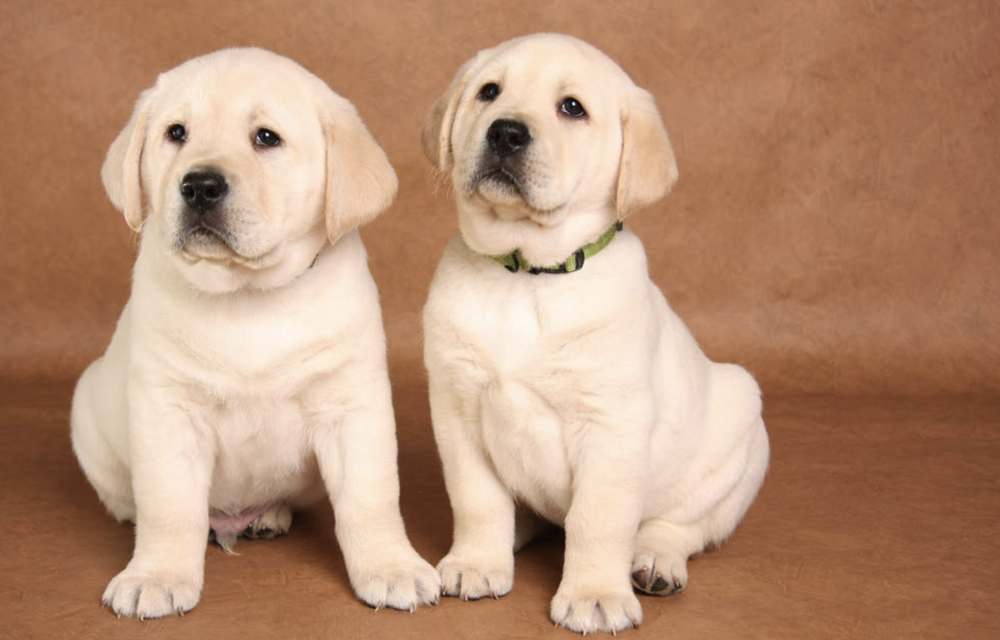
%> input picture Convolution_neural_networks/puppies.png, 1000 x 640 px
$ octave segmentation.m   (GNU Octave 9; MATLAB toolbox functions it lacks are replaced by stand-ins)
%> lines starting %> are read from the running program, lines starting %| are printed output that depends on the picture
img = imread('./puppies.png');
%> img is the input picture: size 640x1000x3 uint8; mean R, G, B 184.8, 145.6, 119.2
subplot(2,3,1);
imshow(img);
C = makecform('srgb2lab'); %change format
img_lab = applycform(img, C);
%> img_lab: size 640x1000x3 uint8; mean of channels 1, 2, 3 161.2, 141.2, 148.7

ab = double(img_lab(:,:,2:3));  % fetch components a and b
nrows = size(ab,1);
%> nrows = 640
ncols = size(ab,2);
%> ncols = 1000
ab = reshape(ab, nrows*ncols,2);

nColors = 3;
[cluster_idx, cluster_center] = kmeans(ab, nColors, 'distance', 'sqEuclidean', 'Replicates', 3);
%> cluster_center = [146.6 154.3; 136.1 144.9; 133.3 139.2]
pixel_labels = reshape(cluster_idx, nrows, ncols);
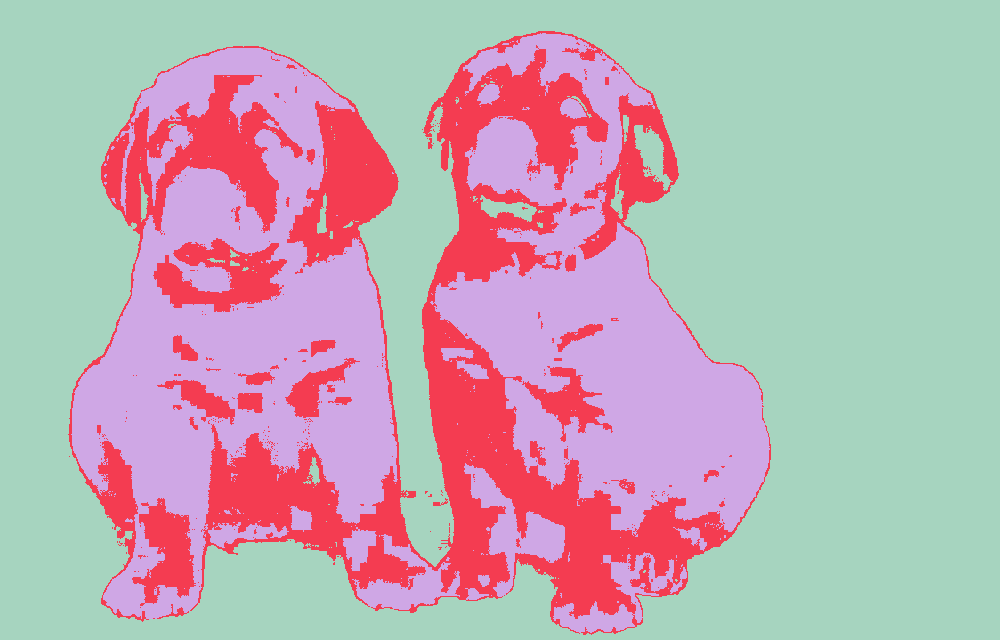
%> pixel_labels: size 640x1000 double; 3 distinct labels, from 1 to 3; one colour per label, 0 black
subplot(2,3,2);
imshow(pixel_labels, []), title('Result of Cluster');

%show different regions
segmented_images = cell(1,3);
rgb_label = repmat(pixel_labels, [1 1 3]);
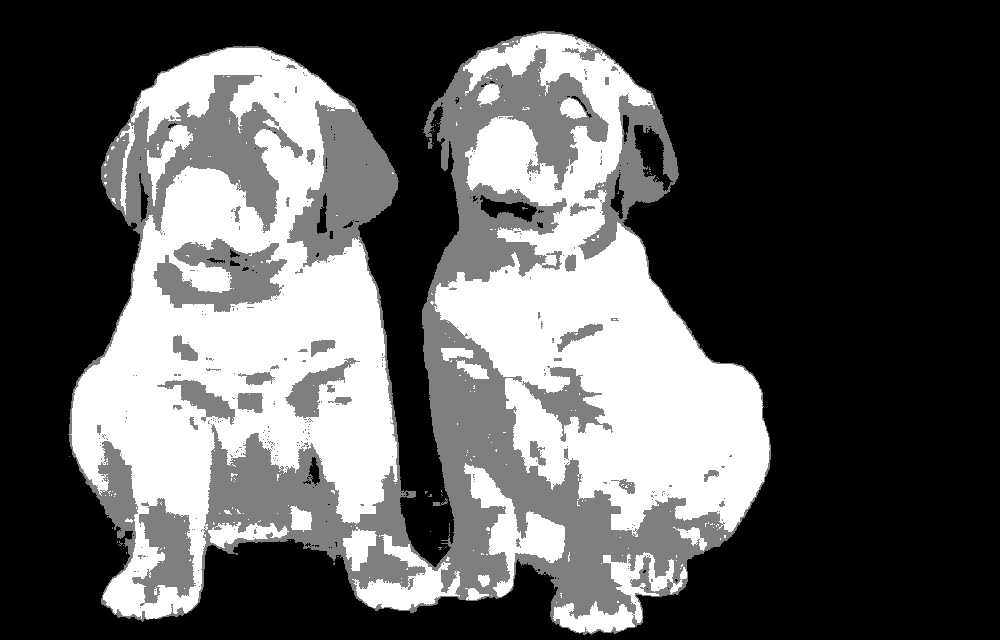
%> rgb_label: size 640x1000x3 double; min 1, max 3, mean 1.71; drawn with min black and max white

for k = 1 : nColors
    color = img;
    color(rgb_label ~= k) = 0;
    segmented_images{k} = color;
end
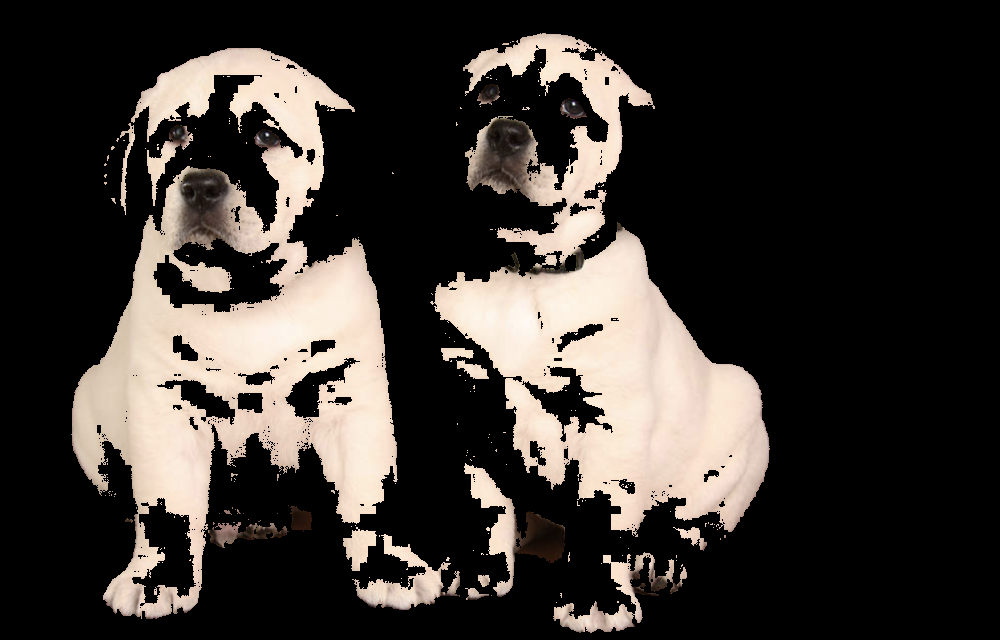
%> color: size 640x1000x3 uint8; mean R, G, B 59.4, 54.1, 49.6
%> after the loop, segmented_images = 3 items

subplot(2,3,3);
imshow(segmented_images{1}), title('region1');
%> after `imshow(segmented_images{1})`:
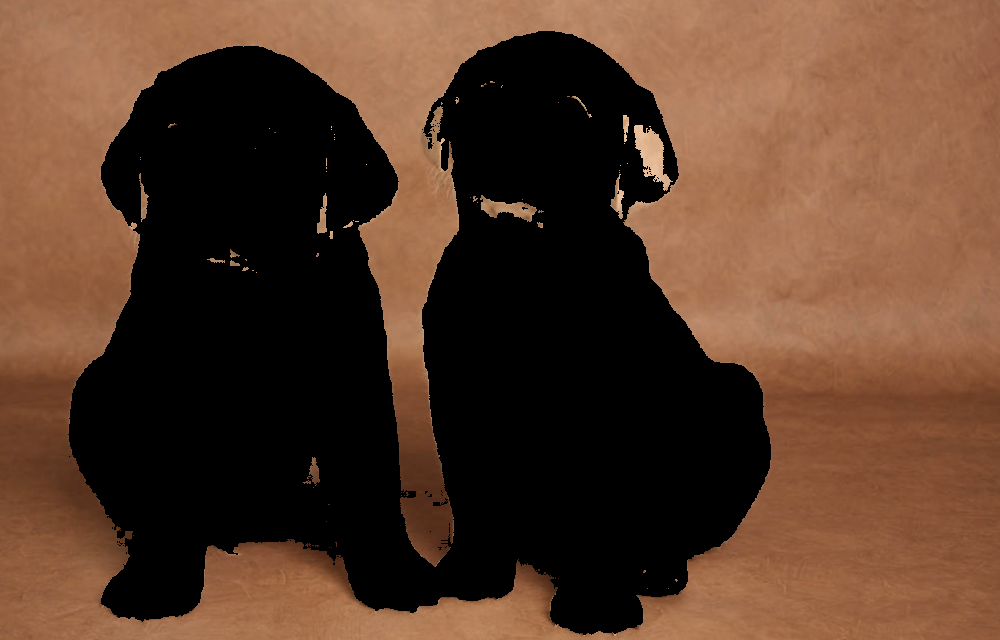
%> displayed picture: size 640x1000x3, on the screen's scale of 0 to 255; mean R, G, B 87.6, 59, 41.5

subplot(2,3,4);
imshow(segmented_images{2}), title('region2');
%> after `imshow(segmented_images{2})`:
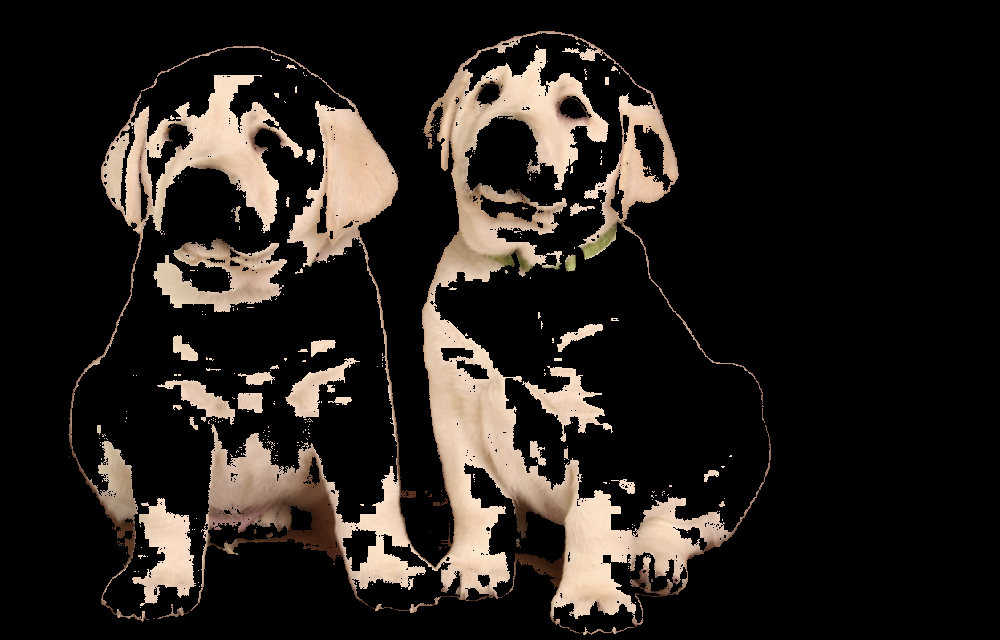
%> displayed picture: size 640x1000x3, on the screen's scale of 0 to 255; mean R, G, B 37.7, 32.5, 28

subplot(2,3,5);
imshow(segmented_images{3}), title('region3');
